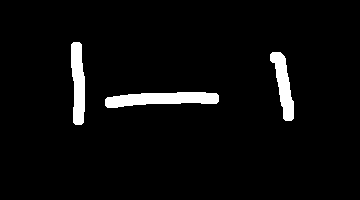
#> input picture vision/hough/stable/testing.bmp, 360 x 200 px
$ python -i gateDist.py   (imports and definitions only)
#> lines starting #> are read from the running program, lines starting #| are printed output that depends on the picture; after the words box and inside, x2 and y2 are one past the last pixel; in counts of white or black regions, pixels touching at a corner belong together
#> further down, picture is the input picture: shape (200, 360, 3); 4.2% white; 3 white regions, box (x1, y1, x2, y2) and area: (105, 92, 219, 108) 1270, (71, 42, 85, 125) 921, (270, 52, 294, 121) 827
### vision2/Entities/Utilities/normalize.py
import numpy as np


"""
turns the frame into  a normalized frame
input opencv frame, sf the scaling factor for the brightness of pixels
output normalized opencv frame
"""
def norm(frame, sf = 255):
#> called with sf = 255
  Z = np.float32(frame.reshape((-1, 3)))
  C = np.copy(Z)
  Z = Z**2
  s = np.sqrt(sum(np.transpose(Z)))
  Z = C / s[:, None]
  Z = Z * sf
  z = np.uint8(Z)
  z = z.reshape((frame.shape))
  return z

### vision2/Entities/Utilities/dist.py
import numpy as np


"""
turns the frame into  a gray scale image of distance from input color
input opencv frame, the color you want the distance from
output normalized opencv frame
"""
def dist(frame, color):
  Z = frame.reshape((-1,3))
  color = np.float32(color).reshape((-1, 3))
  dist = Z - color
  dist = dist**2
  dist = sum(np.transpose(dist))
  dist = np.sqrt(dist)
  dist = np.uint8(dist)
  dist = dist.reshape((frame.shape[0:2]))
  return dist

### vision2/Entities/VisObj/gateVisObj.py
"""
implementation of the gate vision obj
"""
import numpy as np
import cv2
from visobj import VisObj

keys = ["found", "leftPole", "rightPole", "center"]
class gateVisObj(VisObj):


  # array of [found, leftPole, rightPole]
  def __init__(self, data):
    if str(data[0]) == str(False):
      data[0] = False
    self.found = data[0]
    self.lp = int(data[1])
    self.rp = int(data[2])
    self.cp = self.lp + (self.rp - self.lp)/2
    self.out = {}
    self.keys = keys
    self.out["found"] = self.found
    self.out["leftPole"] = self.lp
    self.out["rightPole"] = self.rp
    self.out["center"] = self.cp


  # [9 lines left out: function draw, not called in this run]

  """
  returns the center point of the gate in the frame, pixels to the right
  """
  def loc(self):
    return self.cp

### vision2/Entities/gateDist.py
import cv2
import numpy as np
from Utilities import dist
from Utilities import norm
from VisObj import visObjects


visObj = "gate"
obj = visObjects[visObj]
keys = (obj([False, 0, 0])).keys

def ProcessFrame(frame):
  out = obj([False, 0, 0])
  frameOut = np.copy(frame)
  frame = norm(frame)
  m = cv2.mean(frame)
#> m = (6.16, 6.16, 6.16, 0)
  red = dist(frame, [m[0],  m[1], max(m[2] + 50, 255)])
  debugFrame("red", red)
  (row, col, pages) = frame.shape
#> row = 200; col = 360; pages = 3
  maxArea = 30000
  minArea = 1000
  ret, thresh = cv2.threshold(red, np.mean(red) - np.std(red) * 1.5, 255, cv2.THRESH_BINARY_INV)
#> ret = 245
  kernel = np.ones((5,5),np.uint8)
  kernel[:, 0:1] = 0
  kernel[:, 3:5] = 0
  debugFrame("threshOg", thresh)
  thresh = cv2.erode(thresh,kernel, iterations = 1)
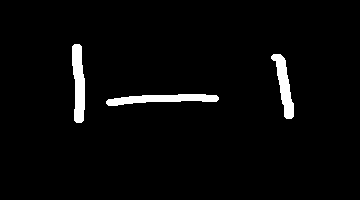
#> thresh: shape (200, 360); 3.1% white; 3 white regions, box (x1, y1, x2, y2) and area: (106, 94, 219, 106) 801, (72, 44, 85, 123) 782, (271, 54, 294, 119) 666
  thresh = cv2.dilate(thresh, kernel, iterations = 2)
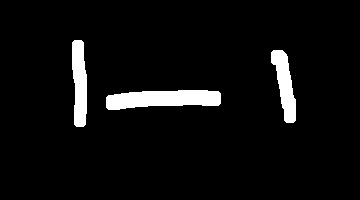
#> thresh: shape (200, 360); 5.3% white; 3 white regions
  debugFrame("thresh", thresh)
  contours, _ = cv2.findContours(thresh, cv2.RETR_TREE, cv2.CHAIN_APPROX_SIMPLE)
#> contours = 3 contours; box (x1, y1, x2, y2) and area: (106, 90, 221, 110) 1622, (72, 40, 87, 127) 974, (271, 50, 296, 123) 914
  possiblePoles = []
  for cont in contours:
    #cv2.drawContours(frame, [cont], -1, (0, 0, 255), 3)
    (center, (w, h), ang) = cv2.minAreaRect(cont)
    area = w * h
    if w > 0:
      aspectRatio = h / w
      if aspectRatio < 1 and aspectRatio != 0:
    	  aspectRatio = 1/aspectRatio
    	  ang+=90
    else:
      aspectRation = 20
    angp = abs(ang)
    angp = abs(angp - round((angp/180.0)) * 180)
    stringOut = "%d %d %d" % (angp, area, aspectRatio)
    cv2.putText(frameOut, stringOut, (int(center[0]), int(center[1])), cv2.FONT_HERSHEY_SIMPLEX, .5, 255)
    if (angp < 10 or angp > 170) and area > minArea and area < maxArea and abs(aspectRatio - 9) <= 4:
      possiblePoles.append((cont, center))
#> this loop made 3 passes
#> (center, w, h, ang, area, aspectRatio, angp, stringOut) on passes 1 to 3: ((162.9, 98.69), 114.5, 17.06, 87.69, 1952.5, 6.71, 87.69, '87 1952 6'), ((284, 85.82), 16.83, 74.44, -10.54, 1252.7, 4.42, 10.54, '10 1252 4'), ((79.42, 82.97), 13.81, 86.27, -2.08, 1191.3, 6.25, 2.08, '2 1191 6')
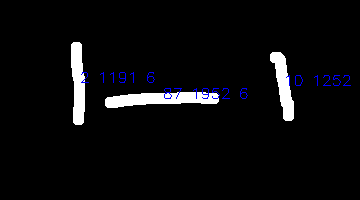
#> frameOut: shape (200, 360, 3); 0.6% of pixels changed, all inside (x1, y1, x2, y2) = (81, 72, 351, 99)
#> after the loop, possiblePoles = 1 item


  possiblePoles = sorted(possiblePoles, key = sortPoles)
  for pole in possiblePoles:
  	  cv2.drawContours(frameOut, [pole[0]], -1, (0, 0, 255), 3)
  	  (center, (w, h), ang) = cv2.minAreaRect(pole[0])
  	  aspectRatio = h / w
  	  if aspectRatio < 1:
  	    ang+=90
  	  angp = abs(ang)
  	  angp = abs(angp - round((angp/180)) * 180)
  	  area = h * w
  	  stringOut = "%d %d %d" % (angp, area, aspectRatio)
  	  cv2.putText(frameOut, stringOut, (int(center[0]), int(center[1])), cv2.FONT_HERSHEY_SIMPLEX, 1, 255)
#> this loop made 1 pass
#> (center, w, h, ang, aspectRatio, angp, area, stringOut) on pass 1: ((79.42, 82.97), 13.81, 86.27, -2.08, 6.25, 2.08, 1191.3, '2 1191 6')
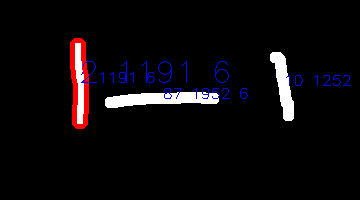
#> frameOut: shape (200, 360, 3); 1.6% of pixels changed, all inside (x1, y1, x2, y2) = (70, 38, 229, 129)

  if len(possiblePoles) > 1:
  	prevPole = possiblePoles[0]
  	poles = [prevPole]
  	for pole in possiblePoles:
  	  cv2.drawContours(frame, [pole[0]], -1, (0, 0, 255), 3)
  	  diff = abs( pole[1][0] - prevPole[1][0])
  	  if (diff > 20):
  	    poles.append(pole)
  	  prevPole = pole
  	if (len(poles) == 2):
  	  left = poles[0]
  	  right = poles[1]
  	  out = obj([True, int(right[1][0]), int(left[1][0])])
  	  frameOut = out.draw(frameOut)
  	  cv2.drawContours(frameOut, [left[0], right[0]], -1, (0,0, 0), 3)

  debugFrame("out", frameOut)
  return out

def sortPoles(pole):

  return pole[1][0]

def debugFrame(name, frame):
  a = 1
  cv2.imshow(name, frame)


>>> import cv2
>>> picture = cv2.imread('../../vision/hough/stable/testing.bmp')
>>> result = ProcessFrame(picture)

$ run again, on vision/hough/stable/lines.bmp
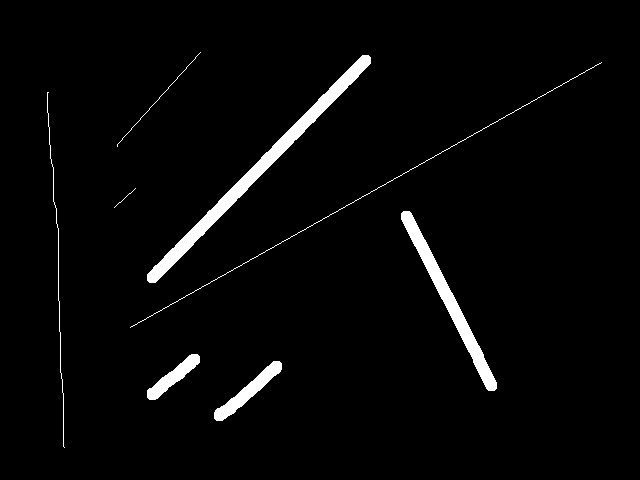
#> input picture vision/hough/stable/lines.bmp, 640 x 480 px
#> picture is the input picture: shape (480, 640, 3); 2.9% white; 8 white regions, largest, box (x1, y1, x2, y2) and area: (147, 55, 371, 283) 3869, (401, 211, 497, 391) 2396, (214, 361, 282, 421) 1032
#> m = (4.32, 4.32, 4.32, 0)
#> ret = 247
#> in ProcessFrame, `thresh = cv2.dilate(thresh, kernel, iterations = 2)`:
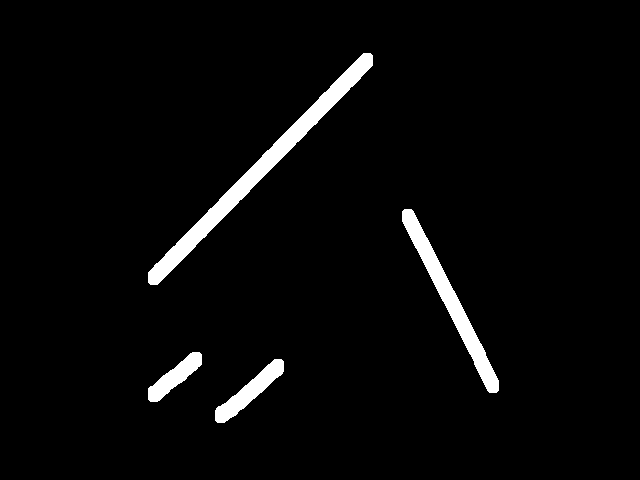
#> thresh: shape (480, 640); 3.4% white; 4 white regions
#> contours = 4 contours; box (x1, y1, x2, y2) and area: (148, 53, 373, 285) 4753, (402, 209, 499, 393) 2773, (215, 359, 284, 423) 1288, (148, 352, 202, 402) 983
#> the loop in ProcessFrame, `for cont in contours:` made 4 passes
#> (center, w, h, ang, area, aspectRatio, angp, stringOut) on passes 1 to 4: ((249.5, 391.1), 90.02, 17.83, 49.97, 1604.6, 5.05, 49.97, '49 1604 5'), ((174.6, 376.6), 69.51, 17.14, 50.83, 1191.5, 4.06, 50.83, '50 1191 4'), ((450.4, 300.3), 15.33, 204.8, -26.73, 3139.5, 13.36, 26.73, '26 3139 13'), ((260, 168.5), 319, 16.11, 44.49, 5138.9, 19.8, 44.49, '44 5138 19')
#> after the loop in ProcessFrame, `for cont in contours:`:
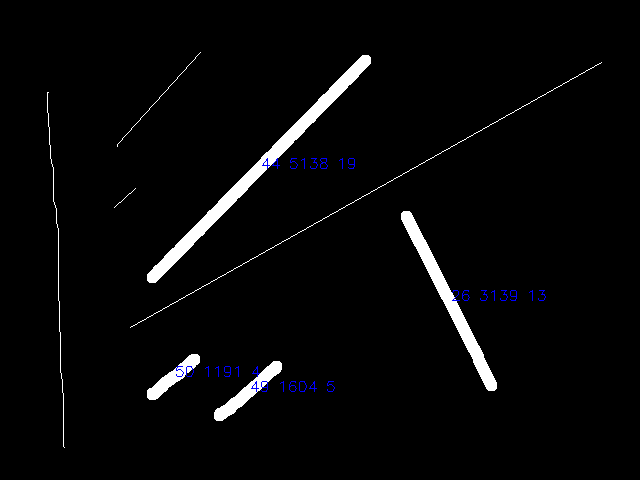
#> frameOut: shape (480, 640, 3); 0.23% of pixels changed, all inside (x1, y1, x2, y2) = (176, 158, 546, 392)
#> after the loop in ProcessFrame, `for cont in contours:`: possiblePoles = []
